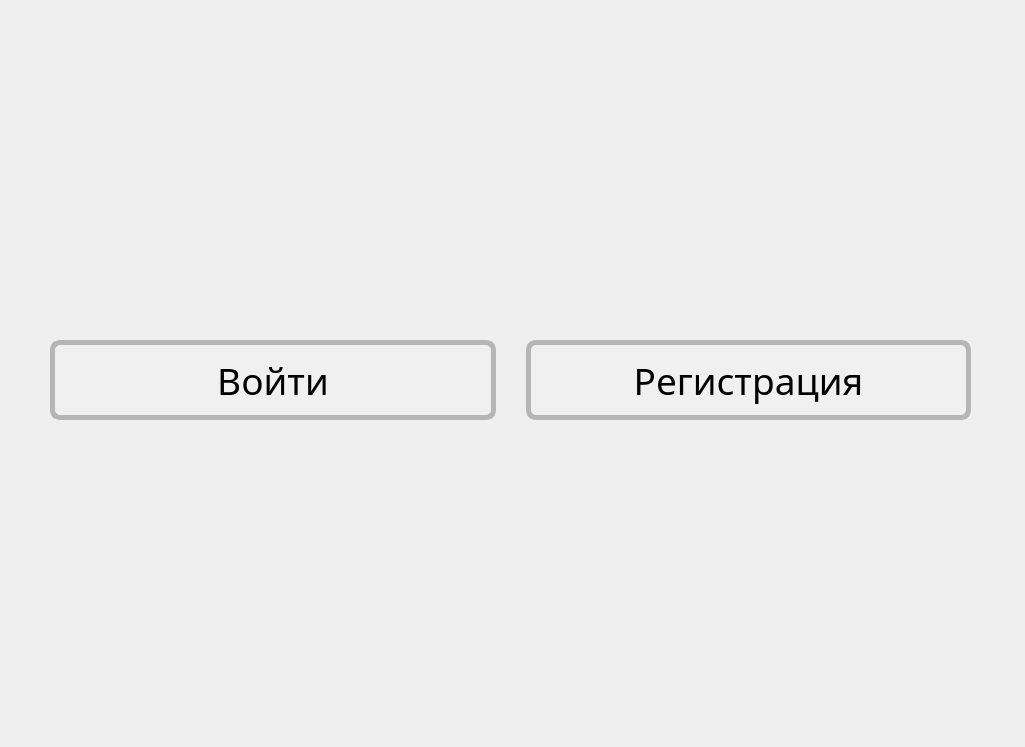
<?xml version="1.0" encoding="UTF-8"?>
<ui version="4.0">
 <class>auth_win</class>
 <widget class="QWidget" name="auth_win">
  <property name="geometry">
   <rect>
    <x>0</x>
    <y>0</y>
    <width>1025</width>
    <height>747</height>
   </rect>
  </property>
  <property name="minimumSize">
   <size>
    <width>1025</width>
    <height>747</height>
   </size>
  </property>
  <property name="maximumSize">
   <size>
    <width>1025</width>
    <height>747</height>
   </size>
  </property>
  <property name="windowTitle">
   <string>Form</string>
  </property>
  <widget class="QWidget" name="layoutWidget">
   <property name="geometry">
    <rect>
     <x>0</x>
     <y>10</y>
     <width>1021</width>
     <height>741</height>
    </rect>
   </property>
   <layout class="QHBoxLayout" name="horizontalLayout_2">
    <property name="spacing">
     <number>30</number>
    </property>
    <property name="leftMargin">
     <number>50</number>
    </property>
    <property name="topMargin">
     <number>0</number>
    </property>
    <property name="rightMargin">
     <number>50</number>
    </property>
    <property name="bottomMargin">
     <number>0</number>
    </property>
    <item>
     <widget class="QPushButton" name="auth">
      <property name="enabled">
       <bool>true</bool>
      </property>
      <property name="sizePolicy">
       <sizepolicy hsizetype="Maximum" vsizetype="Maximum">
        <horstretch>0</horstretch>
        <verstretch>0</verstretch>
       </sizepolicy>
      </property>
      <property name="maximumSize">
       <size>
        <width>500</width>
        <height>80</height>
       </size>
      </property>
      <property name="sizeIncrement">
       <size>
        <width>0</width>
        <height>0</height>
       </size>
      </property>
      <property name="baseSize">
       <size>
        <width>0</width>
        <height>0</height>
       </size>
      </property>
      <property name="font">
       <font>
        <family>Consolas 12</family>
        <pointsize>28</pointsize>
        <weight>50</weight>
        <italic>false</italic>
        <bold>false</bold>
       </font>
      </property>
      <property name="tabletTracking">
       <bool>false</bool>
      </property>
      <property name="acceptDrops">
       <bool>false</bool>
      </property>
      <property name="toolTip">
       <string notr="true"/>
      </property>
      <property name="toolTipDuration">
       <number>-1</number>
      </property>
      <property name="layoutDirection">
       <enum>Qt::LeftToRight</enum>
      </property>
      <property name="autoFillBackground">
       <bool>false</bool>
      </property>
      <property name="styleSheet">
       <string notr="true">QPushButton {
        background-color: #F0F0F0;
		border: 5px solid #B5B5B5; 
		border-radius: 10px; 
		padding: 6px;
		font: 28pt &quot;Consolas&quot; bold;
	
    }
    QPushButton:hover {
        background-color: #DADADA;
    }
    QPushButton:pressed {
        background-color: #919191;
    }</string>
      </property>
      <property name="text">
       <string>Войти</string>
      </property>
      <property name="checkable">
       <bool>false</bool>
      </property>
     </widget>
    </item>
    <item>
     <widget class="QPushButton" name="reg">
      <property name="enabled">
       <bool>true</bool>
      </property>
      <property name="sizePolicy">
       <sizepolicy hsizetype="Maximum" vsizetype="Maximum">
        <horstretch>0</horstretch>
        <verstretch>0</verstretch>
       </sizepolicy>
      </property>
      <property name="maximumSize">
       <size>
        <width>500</width>
        <height>80</height>
       </size>
      </property>
      <property name="sizeIncrement">
       <size>
        <width>0</width>
        <height>0</height>
       </size>
      </property>
      <property name="font">
       <font>
        <family>Consolas 12</family>
        <pointsize>28</pointsize>
        <weight>50</weight>
        <italic>false</italic>
        <bold>false</bold>
       </font>
      </property>
      <property name="tabletTracking">
       <bool>false</bool>
      </property>
      <property name="acceptDrops">
       <bool>false</bool>
      </property>
      <property name="toolTipDuration">
       <number>-1</number>
      </property>
      <property name="autoFillBackground">
       <bool>false</bool>
      </property>
      <property name="styleSheet">
       <string notr="true">QPushButton {
        background-color: #F0F0F0;
		border: 5px solid #B5B5B5; 
		border-radius: 10px; 
		padding: 6px;
		font: 28pt &quot;Consolas&quot; bold;
	
    }
    QPushButton:hover {
        background-color: #DADADA;
    }
    QPushButton:pressed {
        background-color: #919191;
    }</string>
      </property>
      <property name="text">
       <string>Регистрация</string>
      </property>
     </widget>
    </item>
   </layout>
  </widget>
 </widget>
 <resources/>
 <connections/>
</ui>
